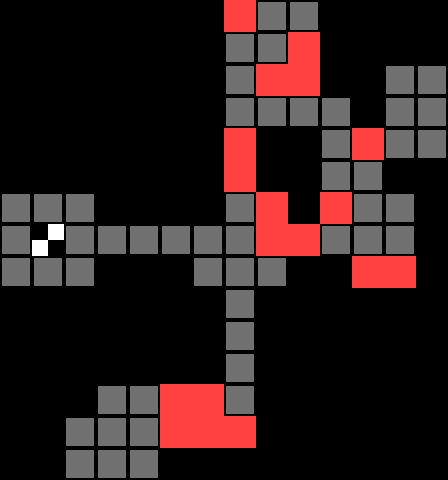

Rendered tile map (Tiled .tmx) drawn with the repository's tilesets; below, a short description and the full map source, tile grids included:
An orthogonal 14x15 tile map with 32x32 px tiles, 1 tile layer (Tile Layer 1).

<map version="1.0" tiledversion="1.1.6" orientation="orthogonal" renderorder="right-down" width="14" height="15" tilewidth="32" tileheight="32" infinite="0" nextobjectid="1">
 <tileset firstgid="1" source="Bloxorz_tileset.tsx" />
 <layer name="Tile Layer 1" width="14" height="15">
  <data encoding="csv">
0,0,0,0,0,0,0,2,1,1,0,0,0,0,
0,0,0,0,0,0,0,1,1,2,0,0,0,0,
0,0,0,0,0,0,0,1,2,2,0,0,1,1,
0,0,0,0,0,0,0,1,1,1,1,0,1,1,
0,0,0,0,0,0,0,2,0,0,1,2,1,1,
0,0,0,0,0,0,0,2,0,0,1,1,0,0,
1,1,1,0,0,0,0,1,2,0,2,1,1,0,
1,3,1,1,1,1,1,1,2,2,1,1,1,0,
1,1,1,0,0,0,1,1,1,0,0,2,2,0,
0,0,0,0,0,0,0,1,0,0,0,0,0,0,
0,0,0,0,0,0,0,1,0,0,0,0,0,0,
0,0,0,0,0,0,0,1,0,0,0,0,0,0,
0,0,0,1,1,2,2,1,0,0,0,0,0,0,
0,0,1,1,1,2,2,2,0,0,0,0,0,0,
0,0,1,1,1,0,0,0,0,0,0,0,0,0
</data>
 </layer>
</map>